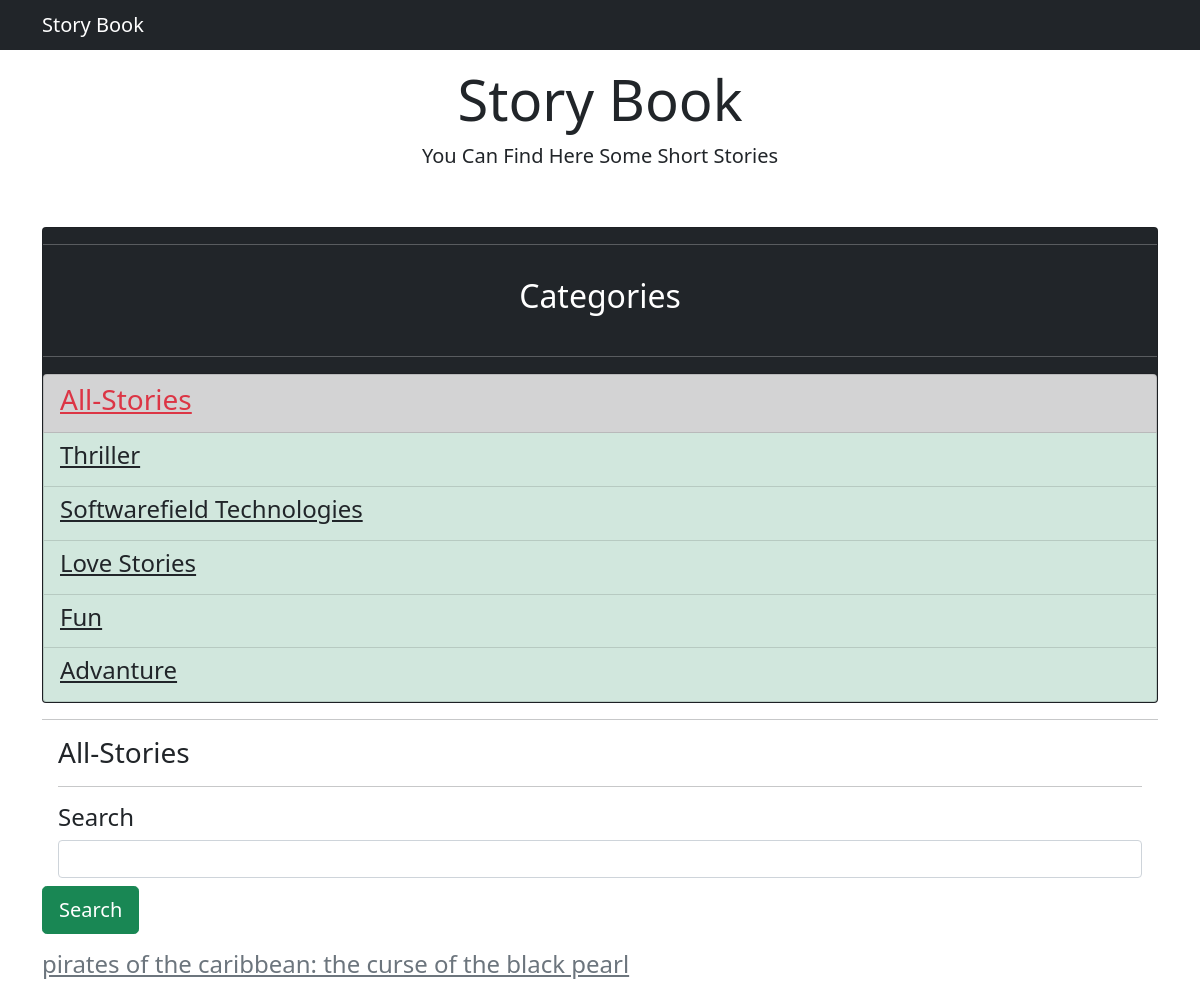
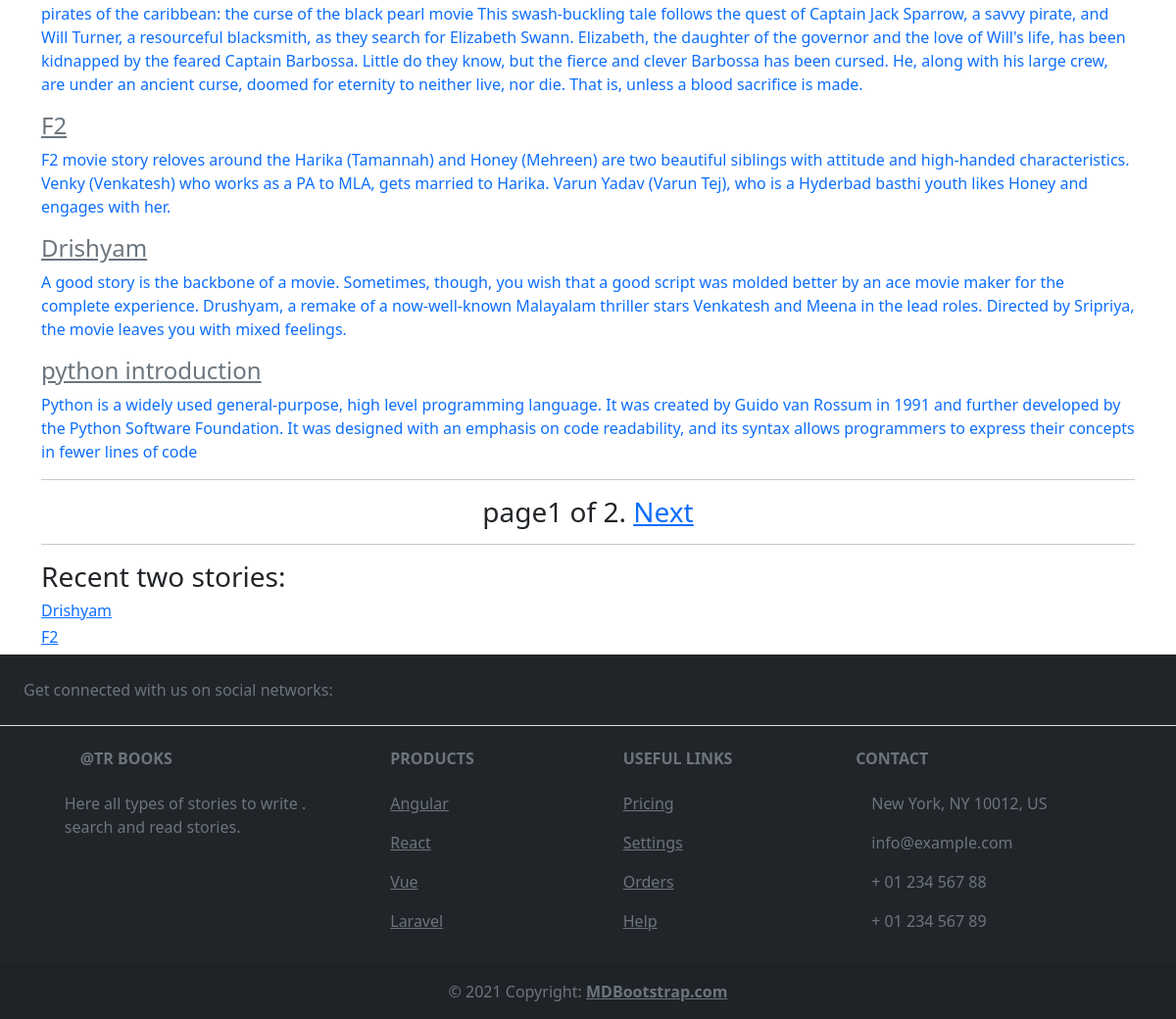
The page / on the database its author committed (2 pictures, top to bottom).
### story/models.py (models this page shows, shortened)
class Category(models.Model):
    name = models.CharField(max_length=150,db_index=True)
    slug = models.SlugField(unique=True)
    class Meta:
        ordering=('-name',)
    def get_absolute_url(self):
        return reverse('story:story_by_category',args=[self.slug])

class Story(models.Model):
    category = models.ForeignKey(Category, on_delete=models.CASCADE)
    title = models.CharField(max_length=200)
    body = models.TextField(db_index=True)
    des = models.TextField(blank=True)
    publish = models.DateTimeField(auto_now_add=True)
    class Meta:
        ordering=('-publish',)
    def get_absolute_url(self):
        return reverse('story:story_detail', args=[self.id,])

### story/views.py (the view, shortened to what this page needs)
# urls.py: path('', views.story_list, name='story_list'),
def story_list(request,category_slug=None):
    category = None
    categories = Category.objects.all()
    story = Story.objects.all()
    print("leg of all story ",len(story))
    paginator=Paginator(story,4)
    page=request.GET.get('page')
    try:
        story=paginator.page(page)
    except PageNotAnInteger:
        story=paginator.page(1)
    except EmptyPage:
        story=paginator.page(paginator.num_pages)
    all_story = list(Story.objects.all())
    recent_story = random.sample(all_story,2)
    return render(request,"story_list.html",{'categories':categories,'category':category,'story':story,'page':page,'recent_story':recent_story,})

### templates/story_list.html (shortened to what this page needs)
{% extends 'base.html' %}
{% block body %}
    <div class="pricing-header px-3 py-3 pb-md-4 mx-auto text-center">
        <h1 class="display-4">Story Book</h1>
        <p class="lead">You Can Find Here Some Short Stories</p>
    </div>
    <div class="container mt-3 ">
    <div class="card bg-dark text-white mt-3">
        <hr><h2 class="text-center px-3 py-3 ">Categories</h2><hr>
        <ul class="list-group">
            <li class="list-group-item list-group-item-action  list-group-item-dark">
                <h3><a href="{% url 'story:story_list' %}" class="link-danger">All-Stories</a></h3>
                {% for x in categories %}
                    <li class="list-group-item list-group-item-action  list-group-item-success">
                        <h4><a href="{{ x.get_absolute_url }} " class="link-dark" >{{ x.name }}</a></h4>
                    </li>
                {% endfor %}
            </li>
        </ul>
    </div>
    <div><hr>
        <form action="{% url 'story:story_search' %}" class="form-inline" method="get">
            <div class="form-group mx-sm-3 mb-2">
                <h3>{% if category%}{{ category.name }}{% else %}All-Stories{% endif %}</h3><hr>
            </div>
            <div class="form-group mx-sm-3 mb-2">
                <label class="sr-only"><h4> Search </h4></label>
                <input name="search" class="form-control">
            </div>
            <button type="submit" class="btn btn-success btn-lg">Search</button>
        </form>
    {% for x in story %}
        <div class=" mt-3">
            <a href="{{ x.get_absolute_url }}" class="link-secondary"><h4>{{ x.title }}</h4></a>
        <p class="link-primary">{{ x.des }}</p>
        </div>
    {% endfor %}<hr>
        <h3 class="text-center " >{% include 'pagination.html' with page=story %}</h3>
        <hr>
        <h3>Recent two stories:</h3>
    {% for x in recent_story %}
        <a href="{{ x.get_absolute_url }}">
        <h6>{{ x.title }}</h6>
        </a>
    {% endfor %}
    </div>
    </div>
{% endblock %}

### templates/base.html (shortened to what this page needs)
<!doctype html>
<html lang="en">
  <head>
    <link href="https://cdn.jsdelivr.net/npm/bootstrap@5.0.2/dist/css/bootstrap.min.css" rel="stylesheet">
  </head>
  <body>
  <nav class ="navbar navbar-dark bg-dark">
    <nav class ="container">
        <span class ="navbar-brand mb-0 h1"> Story Book </span>
    </nav>
  </nav>
  {% block body %}
  {% endblock %}
<div class="sticky-footer">
<footer class="text-center text-lg-start bg-dark text-muted">
  <section class="d-flex justify-content-center justify-content-lg-between p-4 border-bottom">
    <div class="me-4 d-none d-lg-block">
      <span>Get connected with us on social networks:</span>
    </div>
    <div>
    </div>
  </section>
  <section class="">
    <div class="container text-center text-md-start mt-4">
      <div class="row mt-3">
        <div class="col-md-3 col-lg-4 col-xl-3 mx-auto mb-3">
          <h6 class="text-uppercase fw-bold mb-4">
            @TR Books
          </h6>
          <p>
            Here all types of stories to write . search and read stories.
          </p>
        </div>
        <div class="col-md-2 col-lg-2 col-xl-2 mx-auto mb-3">
          <h6 class="text-uppercase fw-bold mb-4">
            Products
          </h6>
          <p>
            <a href="#!" class="text-reset">Angular</a>
          </p>
          <p>
            <a href="#!" class="text-reset">React</a>
          </p>
          <p>
            <a href="#!" class="text-reset">Vue</a>
          </p>
          <p>
            <a href="#!" class="text-reset">Laravel</a>
          </p>
        </div>
        <div class="col-md-3 col-lg-2 col-xl-2 mx-auto mb-3">
          <h6 class="text-uppercase fw-bold mb-4">
            Useful links
          </h6>
          <p>
            <a href="#!" class="text-reset">Pricing</a>
          </p>
          <p>
            <a href="#!" class="text-reset">Settings</a>
          </p>
          <p>
            <a href="#!" class="text-reset">Orders</a>
          </p>
          <p>
            <a href="#!" class="text-reset">Help</a>
          </p>
        </div>
        <div class="col-md-4 col-lg-3 col-xl-3 mx-auto mb-md-0 mb-3">
          <h6 class="text-uppercase fw-bold mb-4">
            Contact
          </h6>
          <p> New York, NY 10012, US</p>
          <p>
            info@example.com
          </p>
          <p> + 01 234 567 88</p>
          <p> + 01 234 567 89</p>
        </div>
      </div>
    </div>
  </section>
  <div class="text-center p-3" style="background-color: rgba(0, 0, 0, 0.05);">
    © 2021 Copyright:
    <a class="text-reset fw-bold" href="https://mdbootstrap.com/">MDBootstrap.com</a>
  </div>
</footer>
</div>
  </body>
</html>

### templates/pagination.html (shortened to what this page needs)
<!DOCTYPE html>
<html lang="en">
<head>
</head>
<body>
{% block body %}
<div class="">
    <span class="">
        <span class="">
            page{{ page.number }} of {{ page.paginator.num_pages }}.
        </span>
        {% if page.has_next %}
            <a href="?page={{ page.next_page_number }}">Next</a>
        {% endif %}
    </span>
</div>
{% endblock %}
</body>
</html>

### templates/base.html (style rules this page uses)
body { min-height: 100vh; margin-bottom: -100px; }
.sticky-footer { position: sticky; top: 100%; }

### rows shown on the page
Category: name "Thriller"
Category: name "Softwarefield Technologies"
Category: name "Love Stories"
Category: name "Fun"
Category: name "Advanture"
Story: title "pirates of the caribbean: the curse of the black pearl", des "pirates of the caribbean: the curse of the black pearl movie This swash-buckling tale follows the quest of Captain Jack Sparrow, a savvy pirate, and Will Turner, a resourceful blacksmith, as they search for Elizabeth Swann. Elizabeth, the daughter of the governor and the love of Will's life, has been kidnapped by the feared Captain Barbossa. Little do they know, but the fierce and clever Barbossa has been cursed. He, along with his large crew, are under an ancient curse, doomed for eternity to neither live, nor die. That is, unless a blood sacrifice is made."
Story: title "F2", des "F2 movie story reloves around the Harika (Tamannah) and Honey (Mehreen) are two beautiful siblings with attitude and high-handed characteristics. Venky (Venkatesh) who works as a PA to MLA, gets married to Harika. Varun Yadav (Varun Tej), who is a Hyderbad basthi youth likes Honey and engages with her."
Story: title "Drishyam", des "A good story is the backbone of a movie. Sometimes, though, you wish that a good script was molded better by an ace movie maker for the complete experience. Drushyam, a remake of a now-well-known Malayalam thriller stars Venkatesh and Meena in the lead roles. Directed by Sripriya, the movie leaves you with mixed feelings."
Story: title "python introduction", des "Python is a widely used general-purpose, high level programming language. It was created by Guido van Rossum in 1991 and further developed by the Python Software Foundation. It was designed with an emphasis on code readability, and its syntax allows programmers to express their concepts in fewer lines of code"

### other values the page prints
{{ page.number }} "1"
{{ page.paginator.num_pages }} "2"
